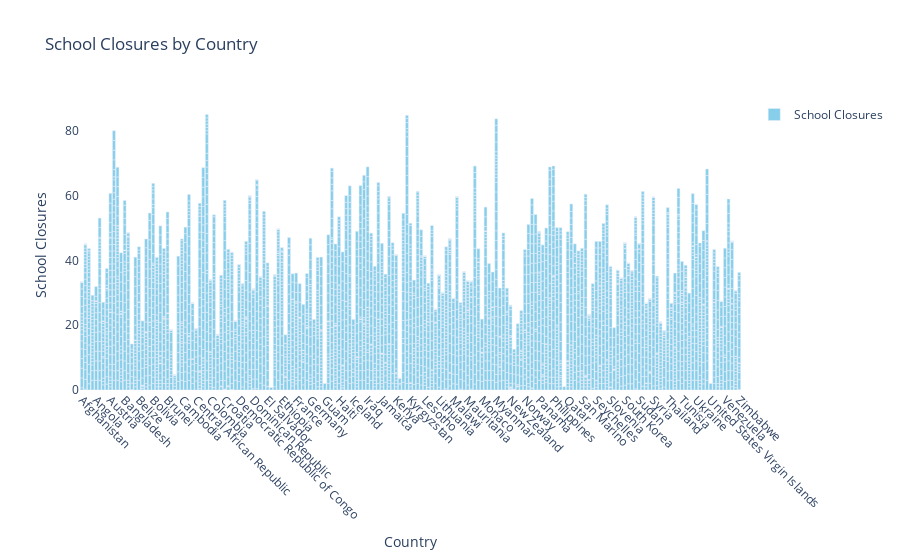

The code cell stored with this chart in its notebook:
### Code cell
# Create a bar trace for school closures by country
trace_school_closures = go.Bar(
    x=df_monthly['Entity'],
    y=df_monthly['school_closures'],
    name='School Closures',
    marker=dict(color='skyblue')  # Set the color of the bars
)

# Set up the layout for the school closures by country plot
layout_school_closures = go.Layout(
    title='School Closures by Country',
    xaxis=dict(title='Country', tickangle=45),  # Rotate country labels for better readability
    yaxis=dict(title='School Closures'),
    showlegend=True,
    plot_bgcolor='rgba(0,0,0,0)'  # Set the plot background color
)

# Create the figure for school closures by country with the trace and layout
fig_school_closures = go.Figure(data=[trace_school_closures], layout=layout_school_closures)

# Show the figure for school closures by country
fig_school_closures.show()

### Figure 1 — Plotly figure (JSON) as saved in the notebook; plotly's stock layout.template omitted (floating-point values rounded to 4 significant figures; data arrays with more than 128 entries replaced by an {"elided": "..."} marker saying what was removed)
{"data": [{"marker": {"color": "skyblue"}, "name": "School Closures", "type": "bar", "x": {"elided": "6520 str values"}, "y": {"elided": "6520 float values"}}], "layout": {"plot_bgcolor": "rgba(0,0,0,0)", "showlegend": true, "title": {"text": "School Closures by Country"}, "xaxis": {"tickangle": 45, "title": {"text": "Country"}}, "yaxis": {"title": {"text": "School Closures"}}}}
